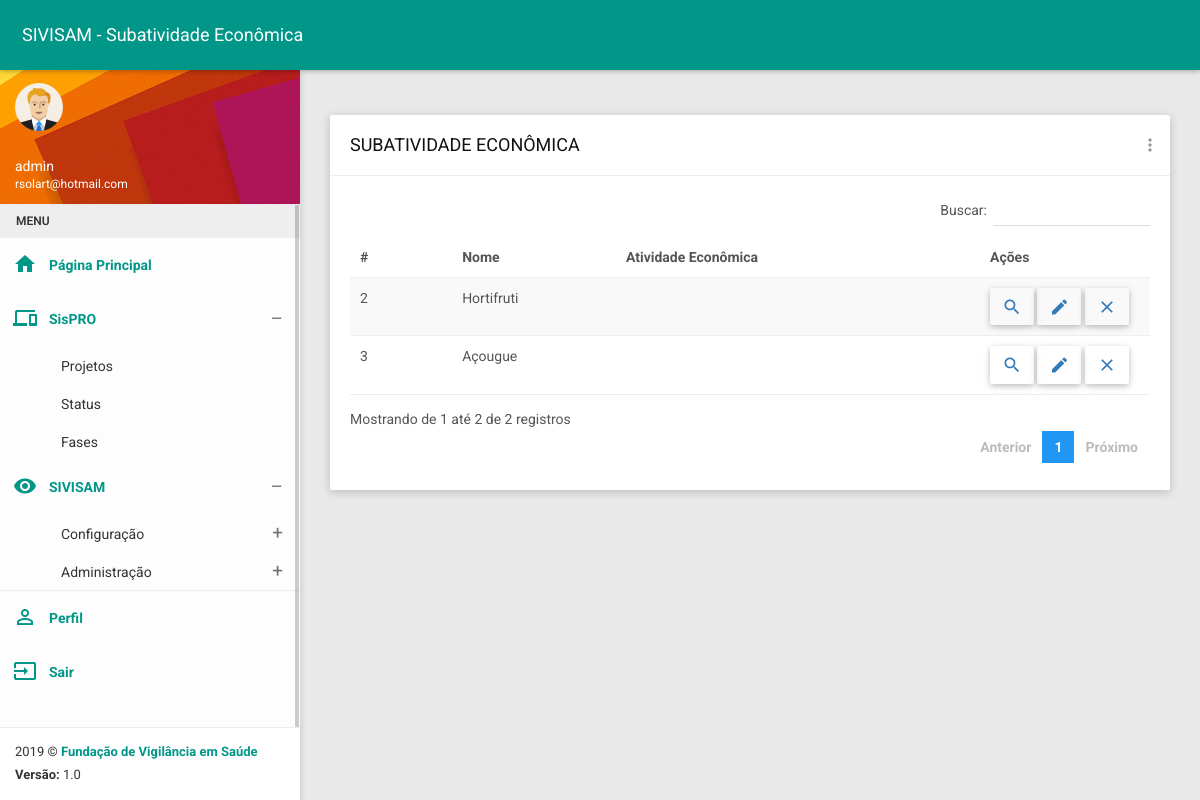
The page /devisa/subatividade_list (signed in) on the database its author committed.
### devisa/models.py (models this page shows, shortened)
class Subatividade(models.Model):
    sub_nome = models.CharField(verbose_name='Nome', max_length=100)
    atividade = models.ForeignKey(Atividade, on_delete=models.PROTECT)
    entidades = models.ManyToManyField(Entidade)
    class Meta:
        permissions = (
            ('subatividade_list', 'Pode listar subatividades'),
            ('subatividade_create', 'Pode cadastrar subatividade'),
            ('subatividade_update', 'Pode editar subatividade'),
            ('subatividade_view', 'Pode ver subatividade'),
            ('subatividade_delete', 'Pode deletar subatividade')
        )

### devisa/views.py (the view)
# urls.py: path('subatividade_list', subatividade_list, name="subatividade_list"),
@login_required
@permission_required('devisa.subatividade_list')
def subatividade_list(request):
    model = Subatividade.objects.all()
    q = request.GET.get('pesquisar_por')
    if q is not None:
        model = model.filter(Q(sub_nome__icontains=q) | Q(atividade__icontains=q))
    return render(request, 'subatividade/subatividade_list.html', {'subatividades': model})

### devisa/templates/subatividade/subatividade_list.html (shortened to what this page needs)
{% extends 'base.html' %}
{% load static %}
{% block css %}
    <link href="{% static 'plugins/bootstrap/css/bootstrap.css' %}" rel="stylesheet">
    <link href="{% static 'plugins/node-waves/waves.css' %}" rel="stylesheet" />
    <link href="{% static 'plugins/animate-css/animate.css' %}" rel="stylesheet" />
    <link href="{% static 'plugins/jquery-datatable/skin/bootstrap/css/dataTables.bootstrap.css' %}" rel="stylesheet">
    <link href="{% static 'css/style.css' %}" rel="stylesheet">
    <link href="{% static 'css/themes/all-themes.css' %}" rel="stylesheet" />
{% endblock %}
{% block title %} SIVISAM - Subatividade Econômica {% endblock %}
{% block content %}
<div class="row clearfix">
                <div class="col-lg-12 col-md-12 col-sm-12 col-xs-12">
                    <div class="card">
                        <div class="header">
                            <h2>
                                SUBATIVIDADE ECONÔMICA
                            </h2>
                            <ul class="header-dropdown m-r--5">
                                <li class="dropdown">
                                    <a href="javascript:void(0);" class="dropdown-toggle" data-toggle="dropdown" role="button" aria-haspopup="true" aria-expanded="false">
                                        <i class="material-icons">more_vert</i>
                                    </a>
                                </li>
                            </ul>
                        </div>
                        <div class="body">
                            <div class="table-responsive">
                                <table class="table table-striped table-hover dataTable js-exportable">
                                    <thead>
                                        <tr>
                                            <th>#</th>
                                            <th>Nome</th>
                                            <th>Atividade Econômica</th>
                                            <th>Ações</th>
                                        </tr>
                                    </thead>
                                    <tbody>
                                        {% for subatividade in subatividades %}
                                        <tr>
                                            <td>{{ subatividade.id }}</td>
                                            <td>{{ subatividade.sub_nome }}</td>
                                            <td>{{ asubtividade.atividade }}</td>
                                            <td style="width: 150px;">
                                                <a href="{% url 'subatividade_view' subatividade.id %}" class="btn"><i class="material-icons">search</i></a>
                                                <a href="{% url 'subatividade_update' subatividade.id %}" class="btn"><i class="material-icons">mode_edit</i></a>
                                                <a href="{% url 'subatividade_delete' subatividade.id %}" class="btn"><i class="material-icons">close</i></a>
                                            </td>
                                        </tr>
                                        {% endfor %}
                                    </tbody>
                                </table>
                            </div>
                        </div>
                    </div>
                </div>
</div>
{% endblock %}

### templates/base.html (shortened to what this page needs)
{% load static %}
<!DOCTYPE html>
<html>
<head>
    {% block css %}
    {% endblock %}
</head>
<body class="theme-teal">
    <nav class="navbar">
        <div class="container-fluid">
            <div class="navbar-header">
                <a class="navbar-brand" href="javascript:void(0);">{% block title %}{% endblock %}</a>
            </div>
            <div class="collapse navbar-collapse" id="navbar-collapse">
            </div>
        </div>
    </nav>
    <section>
        <aside id="leftsidebar" class="sidebar">
            <div class="user-info">
                <div class="image">
                    <img src="{% static 'images/user.png' %}" width="48" height="48" alt="User" />
                </div>
                <div class="info-container">
                    <div class="name" data-toggle="dropdown" aria-haspopup="true" aria-expanded="false">{{ user.username }}</div>
                    <div class="email">{{ user.email }}</div>
                </div>
            </div>
            <div class="menu">
                <ul class="list">
                    <li class="header">MENU</li>
                    <li class="active">
                        <a href="{% url 'home' %}">
                            <i class="material-icons">home</i>
                            <span>Página Principal</span>
                        </a>
                    </li>
                    <li class="active">
                        {% if perms.sistemasfvs.sistema_list %}
                                <a href="javascript:void(0);" class="menu-toggle">
                                    <i class="material-icons">devices</i>
                                    <span>SisPRO</span>
                                </a>
                        {% endif %}
                        <ul class="ml-menu">
                            <li>
                                <a href="{% url 'sistema_list' %}">
                                    <span>Projetos</span>
                                </a>
                            </li>
                            <li>
                                <a href="{% url 'status_list' %}">
                                    <span>Status</span>
                                </a>
                            </li>
                            <li>
                                <a href="{% url 'fase_list' %}">
                                    <span>Fases</span>
                                </a>
                            </li>
                        </ul>
                    </li>
                    <li class="active">
                        <a href="javascript:void(0);" class="menu-toggle" style="">
                            <i class="material-icons">remove_red_eye</i>
                            <span>SIVISAM</span>
                        </a>
                        <ul class="ml-menu">
                            <li>
                                <a href="javascript:void(0);" class="menu-toggle">
                                    <span>Configuração</span>
                                </a>
                            </li>
                            <li>
                                <a href="javascript:void(0);" class="menu-toggle">
                                    <span>Administração</span>
                                </a>
                            </li>
                        </ul>
                    </li>
                    <li style="border-top: 1px solid #eee;" class="active">
                        <a href="{% url 'perfil' %}">
                            <i class="material-icons">perm_identity</i>
                            <span>Perfil</span>
                        </a>
                    </li>
                    <li class="active">
                        <a href="{% url 'logout' %}">
                            <i class="material-icons">input</i>
                            <span>Sair</span>
                        </a>
                    </li>
                </ul>
            </div>
            <div class="legal">
                <div class="copyright">
                     2019 &copy; <a href="http://www.fvs.am.gov.br">Fundação de Vigilância em Saúde</a>
                </div>
                <div class="version">
                    <b>Versão: </b> 1.0
                </div>
            </div>
        </aside>
    </section>
    <section class="content">
        <div class="container-fluid">
           {% block content %}
           {% endblock %}
        </div>
    </section>
</body>
</html>

### statics/css/themes/all-themes.css (style rules this page uses)
.theme-teal .navbar { background-color: #009688; }
.theme-teal .navbar-brand { color: #fff; }
.theme-teal .sidebar .menu .list li.active { background-color: transparent; }
.theme-teal .sidebar .menu .list li.active > :first-child i, .theme-teal .sidebar .menu .list li.active > :first-child span { color: #009688; }
.theme-teal .sidebar .menu .list .toggled { background-color: transparent; }
.theme-teal .sidebar .menu .list .ml-menu { background-color: transparent; }
.theme-teal .sidebar .legal { background-color: #fff; }
.theme-teal .sidebar .legal .copyright a { color: #009688 !important; }

### rows shown on the page
Subatividade: id "2", sub_nome "Hortifruti"
Subatividade: id "3", sub_nome "Açougue"

### other values the page prints
{{ user.username }} "admin"
{{ user.email }} "rsolart@hotmail.com"
